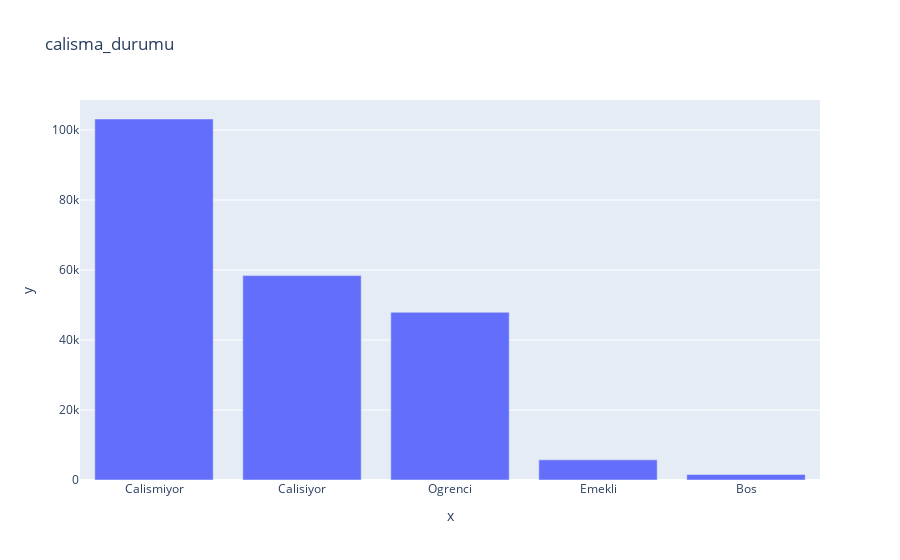

This figure's notebook cell:
### Markdown cell above
## calisma_durumu

### Code cell
explore_categorical_column(df, 'calisma_durumu')

### Figure 1 — Plotly figure (JSON) as saved in the notebook; plotly's stock layout.template omitted (floating-point values rounded to 4 significant figures)
{"data": [{"alignmentgroup": "True", "hovertemplate": "x=%{x}<br>y=%{y}<extra></extra>", "legendgroup": "", "marker": {"color": "#636efa", "pattern": {"shape": ""}}, "name": "", "offsetgroup": "", "orientation": "v", "showlegend": false, "textposition": "auto", "type": "bar", "x": ["Calismiyor", "Calisiyor", "Ogrenci", "Emekli", "Bos"], "xaxis": "x", "y": [103132, 58390, 47904, 5752, 1587], "yaxis": "y"}], "layout": {"autosize": true, "barmode": "relative", "legend": {"tracegroupgap": 0}, "title": {"text": "calisma_durumu"}, "xaxis": {"anchor": "y", "autorange": true, "domain": [0, 1], "range": [-0.5, 4.5], "title": {"text": "x"}, "type": "category"}, "yaxis": {"anchor": "x", "autorange": true, "domain": [0, 1], "range": [0, 108560], "title": {"text": "y"}, "type": "linear"}}}
